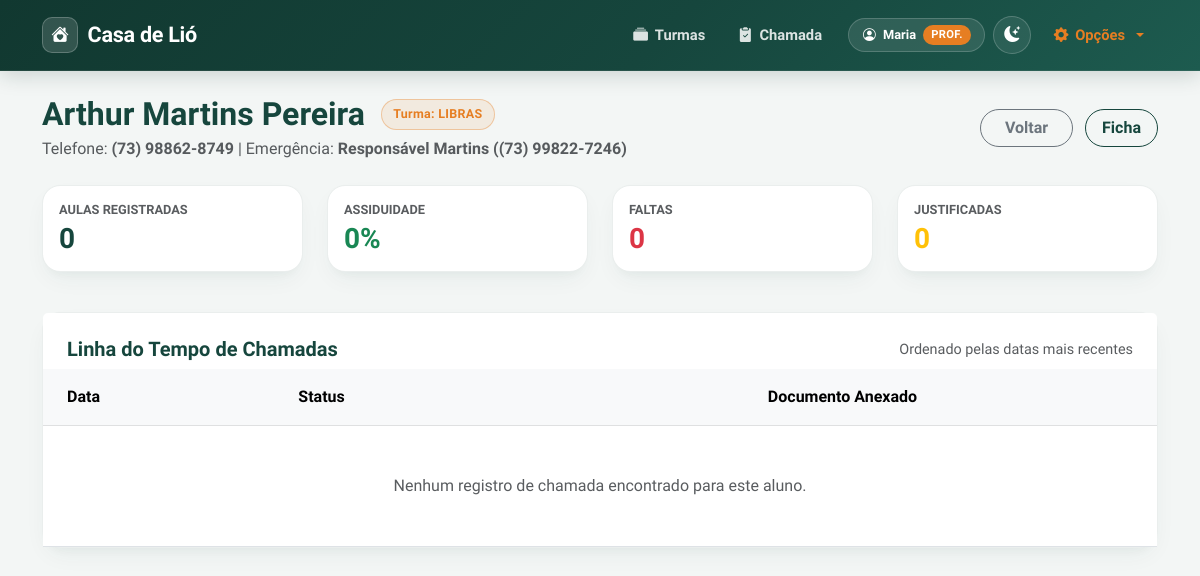
/alunos/126/historico (signed in), run on the app's committed database.
### tables this page shows
CREATE TABLE usuarios (
        id INTEGER PRIMARY KEY AUTOINCREMENT,
        login TEXT UNIQUE NOT NULL,
        senha TEXT NOT NULL,
        perfil TEXT NOT NULL
    );

CREATE TABLE alunos (
        id INTEGER PRIMARY KEY AUTOINCREMENT,
        nome TEXT NOT NULL,
        turma TEXT NOT NULL,
        data_nascimento TEXT,
        telefone TEXT,
        cep TEXT,
        rua TEXT,
        numero TEXT,
        bairro TEXT,
        cidade TEXT,
        referencia TEXT,
        contato_emergencia TEXT,
        telefone_emergencia TEXT,
        condicao_medica TEXT,
        nome_responsavel TEXT,
        autorizacao_pais INTEGER
    , consentimento_lgpd INTEGER DEFAULT 0, data_consentimento TEXT);

### app.py (the view)
@app.get("/alunos/{aluno_id}/historico", response_class=HTMLResponse)
async def historico_aluno(request: Request, aluno_id: int):
    usuario = obter_usuario_atual(request)
    if not usuario:
        return RedirectResponse(url="/login", status_code=303)
    conexao = pegar_conexao()
    aluno = conexao.execute('SELECT * FROM alunos WHERE id = ?', (aluno_id,)).fetchone()
    if not aluno:
        conexao.close()
        return RedirectResponse(url="/", status_code=303)
    if usuario['perfil'] != 'coordenacao':
        turmas_perm = obter_turmas_permitidas(conexao, usuario)
        if aluno['turma'] not in turmas_perm:
            conexao.close()
            return RedirectResponse(url="/", status_code=303)
    registros_db = conexao.execute('''
        SELECT id, data, status, atestado
        FROM presencas
        WHERE aluno_id = ?
        ORDER BY data DESC
    ''', (aluno_id,)).fetchall()
    conexao.close()
    total_aulas = len(registros_db)
    presentes = sum(1 for r in registros_db if r['status'] == 'Presente')
    faltas = sum(1 for r in registros_db if r['status'] == 'Falta')
    justificadas = sum(1 for r in registros_db if r['status'] == 'Falta justificada')
    taxa_assiduidade = round((presentes / total_aulas * 100), 1) if total_aulas > 0 else 0
    historico = []
    for r in registros_db:
        reg_dict = dict(r)
        try:
            reg_dict['data_formatada'] = datetime.strptime(r['data'], '%Y-%m-%d').strftime('%d/%m/%Y')
        except Exception:
            reg_dict['data_formatada'] = r['data']
        historico.append(reg_dict)
    metricas = {
        "total_aulas": total_aulas,
        "presentes": presentes,
        "faltas": faltas,
        "justificadas": justificadas,
        "taxa_assiduidade": taxa_assiduidade
    }
    return templates.TemplateResponse(
        request=request,
        name="historico_aluno.html",
        context={"aluno": aluno, "historico": historico, "metricas": metricas}
    )

### templates/historico_aluno.html (shortened to what this page needs)
{% extends 'base.html' %}
{% block conteudo %}
<div class="row mb-4 align-items-center">
    <div class="col-md-8">
        <div class="d-flex align-items-center gap-3">
            <h2 class="text-primary fw-bold mb-0">{{ aluno['nome'] }}</h2>
            <span class="badge-institucional">Turma: {{ aluno['turma'] }}</span>
        </div>
        <p class="text-muted mt-1 mb-0">
            Telefone: <strong>{{ aluno['telefone'] }}</strong>
            {% if aluno['contato_emergencia'] %}
            | Emergência: <strong>{{ aluno['contato_emergencia'] }} ({{ aluno['telefone_emergencia'] }})</strong>
            {% endif %}
        </p>
    </div>
    <div class="col-md-4 text-md-end mt-3 mt-md-0">
        <a href="/alunos" class="btn btn-outline-secondary rounded-pill px-4 fw-semibold me-2">
            Voltar
        </a>
        <a href="/ficha/{{ aluno['id'] }}" target="_blank" class="btn btn-outline-primary rounded-pill px-3 fw-semibold">
             Ficha
        </a>
    </div>
</div>
<div class="row mb-4">
    <div class="col-md-3 col-6 mb-3">
        <div class="card shadow-sm border-0 border-start border-primary border-4 h-100">
            <div class="card-body">
                <h6 class="text-muted mb-1 text-uppercase fw-bold" style="font-size: 0.8rem;">Aulas Registradas</h6>
                <h3 class="fw-bold mb-0 text-primary">{{ metricas['total_aulas'] }}</h3>
            </div>
        </div>
    </div>
    <div class="col-md-3 col-6 mb-3">
        <div class="card shadow-sm border-0 border-start border-success border-4 h-100">
            <div class="card-body">
                <h6 class="text-muted mb-1 text-uppercase fw-bold" style="font-size: 0.8rem;">Assiduidade</h6>
                <h3 class="fw-bold mb-0 text-success">{{ metricas['taxa_assiduidade'] }}%</h3>
            </div>
        </div>
    </div>
    <div class="col-md-3 col-6 mb-3">
        <div class="card shadow-sm border-0 border-start border-danger border-4 h-100">
            <div class="card-body">
                <h6 class="text-muted mb-1 text-uppercase fw-bold" style="font-size: 0.8rem;">Faltas</h6>
                <h3 class="fw-bold mb-0 text-danger">{{ metricas['faltas'] }}</h3>
            </div>
        </div>
    </div>
    <div class="col-md-3 col-6 mb-3">
        <div class="card shadow-sm border-0 border-start border-warning border-4 h-100">
            <div class="card-body">
                <h6 class="text-muted mb-1 text-uppercase fw-bold" style="font-size: 0.8rem;">Justificadas</h6>
                <h3 class="fw-bold mb-0 text-warning">{{ metricas['justificadas'] }}</h3>
            </div>
        </div>
    </div>
</div>
<div class="card shadow-sm border-0" style="border-radius: 1rem;">
    <div class="card-header bg-white border-0 pt-4 pb-2 px-4 d-flex justify-content-between align-items-center">
        <h5 class="fw-bold text-primary mb-0">Linha do Tempo de Chamadas</h5>
        <span class="text-muted" style="font-size: 0.9rem;">Ordenado pelas datas mais recentes</span>
    </div>
    <div class="card-body p-0">
        <div class="table-responsive">
            <table class="table table-hover align-middle mb-0">
                <thead class="table-light">
                    <tr>
                        <th class="ps-4 py-3">Data</th>
                        <th class="py-3">Status</th>
                        <th class="py-3 text-center">Documento Anexado</th>
                    </tr>
                </thead>
                <tbody>
                    {% for reg in historico %}
                    <tr>
                        <td class="ps-4 fw-semibold">{{ reg['data_formatada'] }}</td>
                        <td>
                            {% if reg['status'] == 'Presente' %}
                                <span class="badge bg-success rounded-pill px-3 py-2 fw-semibold">Presente</span>
                            {% elif reg['status'] == 'Falta' %}
                                <span class="badge bg-danger rounded-pill px-3 py-2 fw-semibold">Falta</span>
                            {% elif reg['status'] == 'Falta justificada' %}
                                <span class="badge bg-warning rounded-pill px-3 py-2 fw-semibold text-white">Falta Justificada</span>
                            {% else %}
                                <span class="badge bg-secondary rounded-pill px-3 py-2">{{ reg['status'] }}</span>
                            {% endif %}
                        </td>
                        <td class="text-center">
                            {% if reg['atestado'] %}
                                <a href="/uploads/{{ reg['atestado'] }}" target="_blank" class="btn btn-sm btn-outline-info rounded-pill px-3 fw-semibold">
                                     Ver Atestado
                                </a>
                            {% else %}
                                <span class="text-muted" style="font-size: 0.85rem;">—</span>
                            {% endif %}
                        </td>
                    </tr>
                    {% else %}
                    <tr>
                        <td colspan="3" class="text-center text-muted py-5">
                            Nenhum registro de chamada encontrado para este aluno.
                        </td>
                    </tr>
                    {% endfor %}
                </tbody>
            </table>
        </div>
    </div>
</div>
{% endblock %}

### templates/base.html (shortened to what this page needs)
<!DOCTYPE html>
<html lang="pt-PT" data-theme="light">
<head>
    <link href="https://cdn.jsdelivr.net/npm/bootstrap@5.3.0/dist/css/bootstrap.min.css" rel="stylesheet">
    <link rel="stylesheet" href="https://cdn.jsdelivr.net/npm/bootstrap-icons@1.11.3/font/bootstrap-icons.min.css">
</head>
<body>
    {% set caminho_atual = (request.url.path | string) if (request and request.url) else '/' %}
    <nav class="navbar navbar-expand-lg navbar-modern sticky-top">
        <div class="container">
            <a class="navbar-brand fw-bold text-white" href="/">
                <span class="brand-logo-box"><i class="bi bi-house-heart-fill"></i></span>
                <span>Casa de Lió</span>
            </a>
            <div class="collapse navbar-collapse" id="navbarNav">
                <ul class="navbar-nav ms-auto align-items-lg-center gap-1 mt-3 mt-lg-0">
                    {% if request.session.get('perfil') == 'coordenacao' %}
                        <li class="nav-item dropdown">
                            <a class="nav-link dropdown-toggle {% if '/turmas' in caminho_atual %}active-nav{% endif %}" href="#" id="menuTurmas" role="button" data-bs-toggle="dropdown" aria-expanded="false">
                                <i class="bi bi-collection-fill"></i> Turmas
                            </a>
                            <ul class="dropdown-menu shadow border-0 mt-2" aria-labelledby="menuTurmas">
                                <li>
                                    <a class="dropdown-item text-primary fw-semibold d-flex align-items-center gap-2" href="/turmas">
                                        <i class="bi bi-grid-1x2-fill"></i> Painel de Controle de Turmas
                                    </a>
                                </li>
                                <li><hr class="dropdown-divider my-1"></li>
                                <li>
                                    <a class="dropdown-item text-primary fw-semibold d-flex align-items-center gap-2" href="/turmas/nova">
                                        <i class="bi bi-plus-circle-fill"></i> Criação de Novas Turmas
                                    </a>
                                </li>
                            </ul>
                        </li>
                    {% else %}
                        <li class="nav-item">
                            <a class="nav-link {% if '/turmas' in caminho_atual %}active-nav{% endif %}" href="/turmas">
                                <i class="bi bi-collection-fill"></i> Turmas
                            </a>
                        </li>
                    {% endif %}
                    <li class="nav-item">
                        <a class="nav-link {% if caminho_atual == '/' %}active-nav{% endif %}" href="/">
                            <i class="bi bi-clipboard2-check-fill"></i> Chamada
                        </a>
                    </li>
                    {% if request.session.get('login') %}
                    <li class="nav-item ms-lg-2 my-2 my-lg-0">
                        <span class="user-pill-badge">
                            <i class="bi bi-person-circle"></i>
                            <span>{{ request.session.get('login') }}</span>
                            <span class="user-pill-role">
                                {% if request.session.get('perfil') == 'coordenacao' %}Coord.{% else %}Prof.{% endif %}
                            </span>
                        </span>
                    </li>
                    {% endif %}
                    <li class="nav-item ms-lg-1 my-1 my-lg-0">
                        <button type="button" id="btnToggleTheme" class="btn-theme-toggle" title="Alternar Modo Escuro / Claro" aria-label="Alternar tema">
                            <i class="bi bi-moon-stars-fill" id="iconTheme"></i>
                        </button>
                    </li>
                    <li class="nav-item dropdown ms-lg-1 mt-2 mt-lg-0">
                        <a class="nav-link fw-bold dropdown-toggle" href="#" id="menuPerfil" role="button" data-bs-toggle="dropdown" aria-expanded="false" style="color: var(--laranja-adra) !important;">
                            <i class="bi bi-gear-fill"></i> Opções
                        </a>
                    </li>
                </ul>
            </div>
        </div>
    </nav>
    <div id="toastContainer" class="toast-container position-fixed top-0 end-0 p-3" style="z-index: 1095; margin-top: 68px;"></div>
    <div class="container mt-4 flex-grow-1">
        {% block conteudo %}{% endblock %}
    </div>
</body>
</html>

### templates/base.html (style rules this page uses)
:root { --verde-adra: #16463d; --verde-adra-hover: #0f332c; --verde-adra-light: #e8f3f0; --laranja-adra: #e67e22; --laranja-adra-hover: #d35400; --fundo-cinza: #f3f6f5; --superficie-card: #ffffff; --texto-principal: #1e293b; --texto-secundario: #64748b; --borda-suave: rgba(22, 70, 61, 0.09); --sombra-card: 0 10px 25px -5px rgba(22, 70, 61, 0.06), 0 8px 10px -6px rgba(22, 70, 61, 0.04); --sombra-card-hover: 0 20px 30px -10px rgba(22, 70, 61, 0.13), 0 10px 15px -6px rgba(22, 70, 61, 0.06); }
body { background-color: var(--fundo-cinza) !important; color: var(--texto-principal); font-family: 'Plus Jakarta Sans', 'Segoe UI', system-ui, -apple-system, sans-serif; transition: background-color 0.25s ease, color 0.25s ease; min-height: 100vh; display: flex; flex-direction: column; }
.navbar-modern { background: linear-gradient(135deg, #113830 0%, #16463d 55%, #1d5b4f 100%) !important; padding-top: 0.75rem; padding-bottom: 0.75rem; border-bottom: 1px solid rgba(255, 255, 255, 0.08); box-shadow: 0 4px 20px rgba(15, 45, 39, 0.18); }
.navbar-brand { font-size: 1.35rem; letter-spacing: -0.3px; display: inline-flex; align-items: center; gap: 0.6rem; }
.brand-logo-box { width: 36px; height: 36px; border-radius: 10px; background: rgba(255, 255, 255, 0.14); border: 1px solid rgba(255, 255, 255, 0.22); display: inline-flex; align-items: center; justify-content: center; color: #fff; font-size: 1.1rem; }
.navbar-modern .nav-link { color: rgba(255, 255, 255, 0.85) !important; font-size: 0.92rem; font-weight: 600; padding: 0.48rem 0.9rem !important; border-radius: 999px; transition: all 0.2s ease; display: inline-flex; align-items: center; gap: 0.42rem; }
.user-pill-badge { background: rgba(255, 255, 255, 0.1); border: 1px solid rgba(255, 255, 255, 0.18); color: #ffffff; padding: 0.35rem 0.85rem; border-radius: 999px; font-size: 0.8rem; font-weight: 600; display: inline-flex; align-items: center; gap: 0.45rem; }
.user-pill-role { background: var(--laranja-adra); color: #fff; padding: 0.1rem 0.5rem; border-radius: 999px; font-size: 0.7rem; font-weight: 700; text-transform: uppercase; letter-spacing: 0.3px; }
.btn-theme-toggle { width: 38px; height: 38px; border-radius: 50%; border: 1px solid rgba(255, 255, 255, 0.2); background: rgba(255, 255, 255, 0.08); color: #fff; display: inline-flex; align-items: center; justify-content: center; transition: all 0.2s ease; }
.text-primary { color: var(--verde-adra) !important; }
.border-primary { border-color: var(--verde-adra) !important; }
.btn-outline-primary { color: var(--verde-adra); border-color: var(--verde-adra); }
.card { background-color: var(--superficie-card); color: var(--texto-principal); border-radius: 1.15rem !important; border: 1px solid var(--borda-suave) !important; box-shadow: var(--sombra-card) !important; transition: transform 0.22s ease, box-shadow 0.22s ease, background-color 0.25s ease; }
.badge-institucional { background-color: rgba(230, 126, 34, 0.1); color: var(--laranja-adra); border: 1px solid rgba(230, 126, 34, 0.35); padding: 0.32rem 0.7rem; border-radius: 999px; font-size: 0.78rem; font-weight: 700; letter-spacing: 0.3px; display: inline-flex; align-items: center; gap: 0.3rem; }

### data on the page
usuarios: session.get "Maria"
alunos: nome "Arthur Martins Pereira", turma "LIBRAS", telefone "(73) 98862-8749", contato_emergencia "Responsável Martins", telefone_emergencia "(73) 99822-7246"

### other printed values
{{ metricas['total_aulas'] }} "0"
{{ metricas['taxa_assiduidade'] }} "0"
{{ metricas['faltas'] }} "0"
{{ metricas['justificadas'] }} "0"
